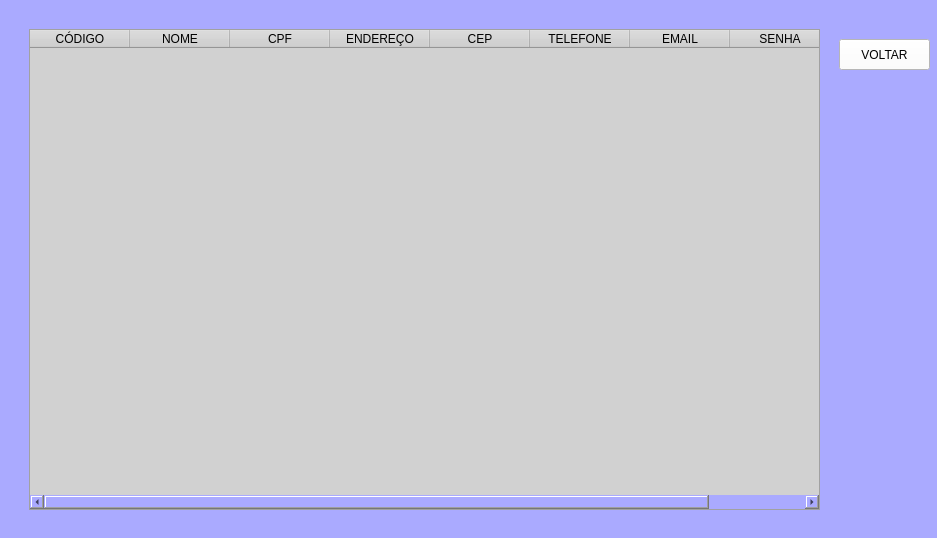
<?xml version="1.0" encoding="UTF-8"?>
<ui version="4.0">
 <class>Form</class>
 <widget class="QWidget" name="Form">
  <property name="geometry">
   <rect>
    <x>0</x>
    <y>0</y>
    <width>937</width>
    <height>538</height>
   </rect>
  </property>
  <property name="windowTitle">
   <string>Form</string>
  </property>
  <widget class="QFrame" name="frame">
   <property name="geometry">
    <rect>
     <x>-1</x>
     <y>-1</y>
     <width>941</width>
     <height>541</height>
    </rect>
   </property>
   <property name="styleSheet">
    <string notr="true">background-color: rgb(170, 170, 255);</string>
   </property>
   <property name="frameShape">
    <enum>QFrame::StyledPanel</enum>
   </property>
   <property name="frameShadow">
    <enum>QFrame::Raised</enum>
   </property>
   <widget class="QTableWidget" name="tableWidget">
    <property name="geometry">
     <rect>
      <x>30</x>
      <y>30</y>
      <width>791</width>
      <height>481</height>
     </rect>
    </property>
    <property name="styleSheet">
     <string notr="true">background-color: rgb(209, 209, 209);</string>
    </property>
    <column>
     <property name="text">
      <string>CÓDIGO</string>
     </property>
    </column>
    <column>
     <property name="text">
      <string>NOME</string>
     </property>
    </column>
    <column>
     <property name="text">
      <string>CPF</string>
     </property>
    </column>
    <column>
     <property name="text">
      <string>ENDEREÇO</string>
     </property>
    </column>
    <column>
     <property name="text">
      <string>CEP</string>
     </property>
    </column>
    <column>
     <property name="text">
      <string>TELEFONE</string>
     </property>
    </column>
    <column>
     <property name="text">
      <string>EMAIL</string>
     </property>
    </column>
    <column>
     <property name="text">
      <string>SENHA</string>
     </property>
    </column>
   </widget>
   <widget class="QPushButton" name="Voltar">
    <property name="geometry">
     <rect>
      <x>840</x>
      <y>40</y>
      <width>91</width>
      <height>31</height>
     </rect>
    </property>
    <property name="styleSheet">
     <string notr="true">background-color: rgb(255, 255, 255);</string>
    </property>
    <property name="text">
     <string>VOLTAR</string>
    </property>
   </widget>
  </widget>
 </widget>
 <resources/>
 <connections/>
</ui>
